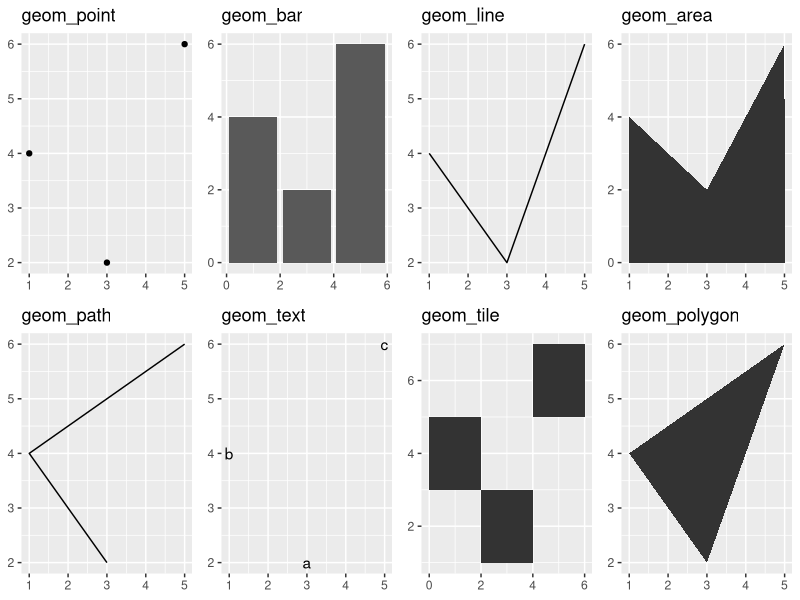
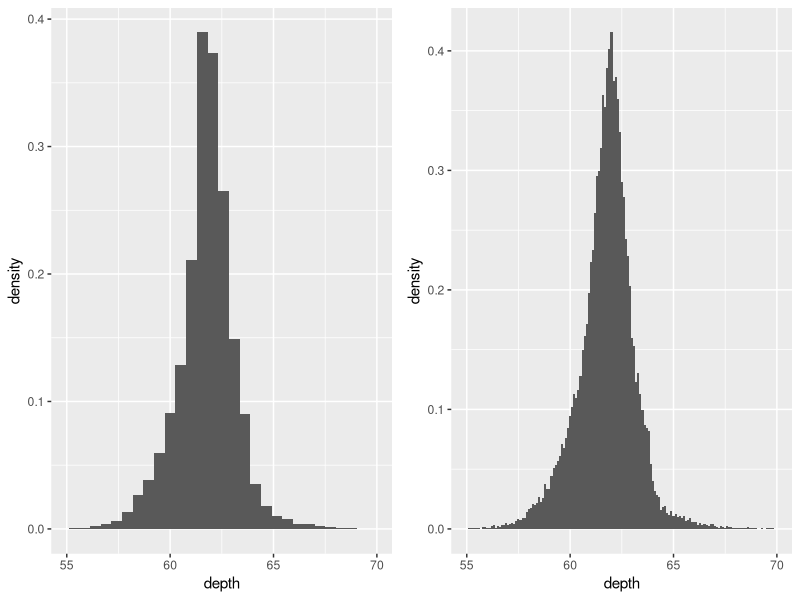
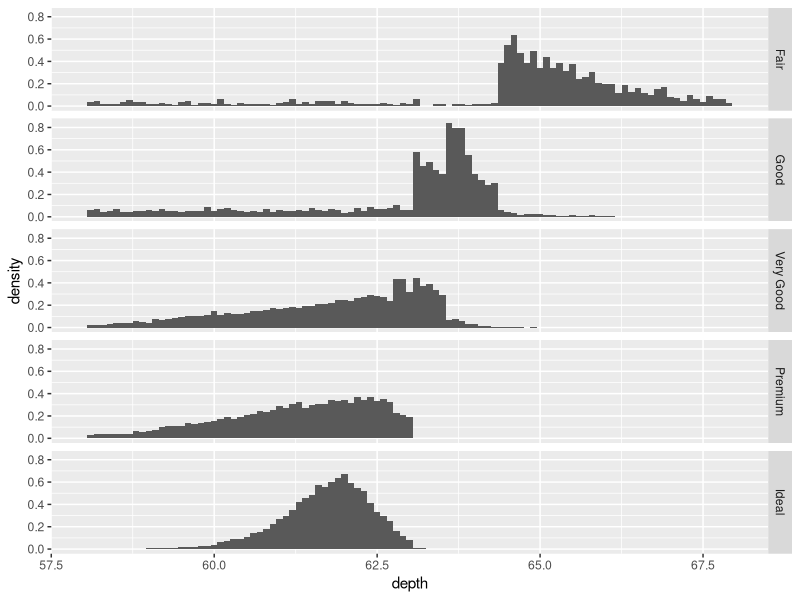
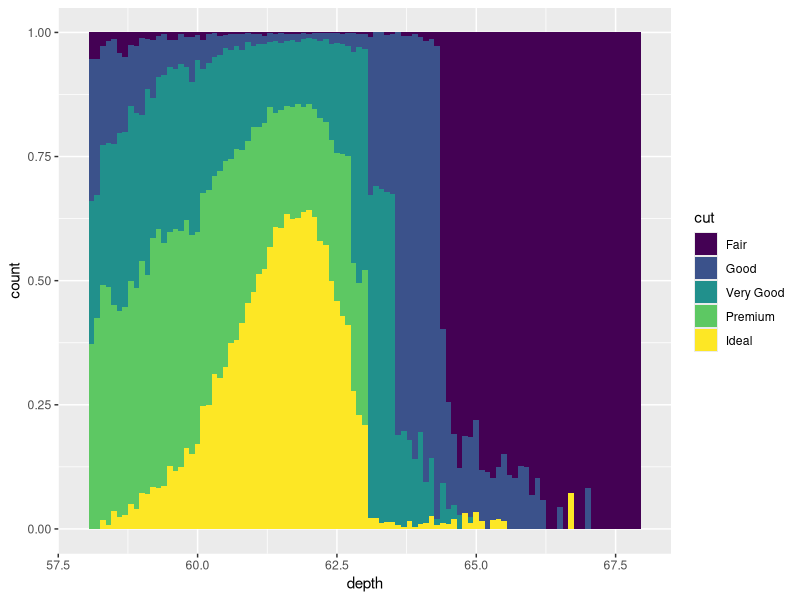
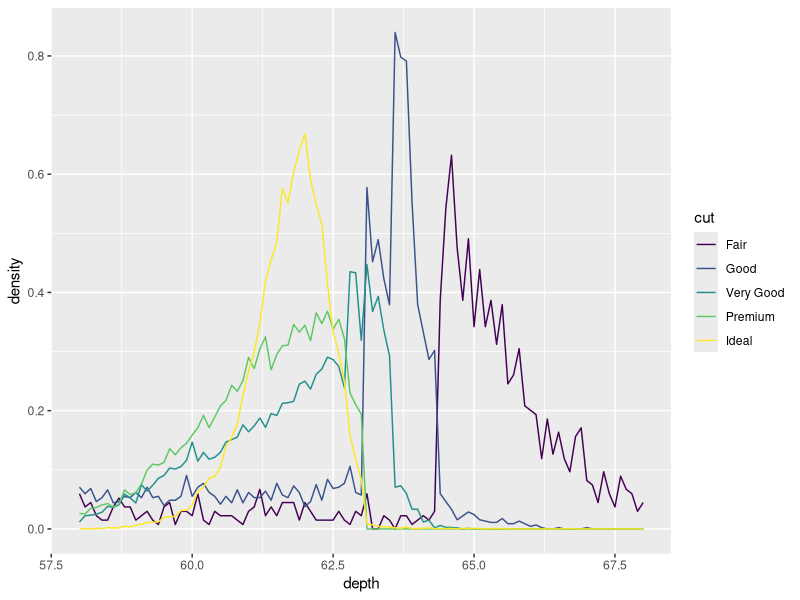
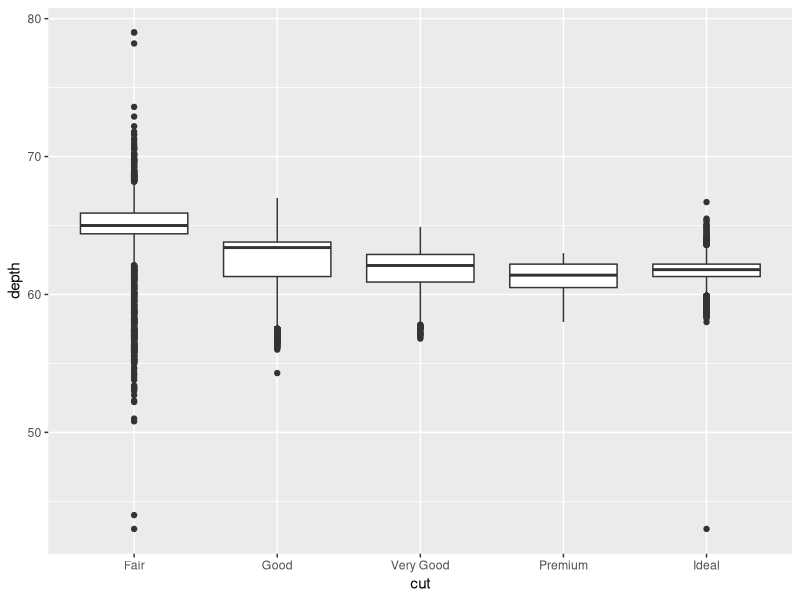
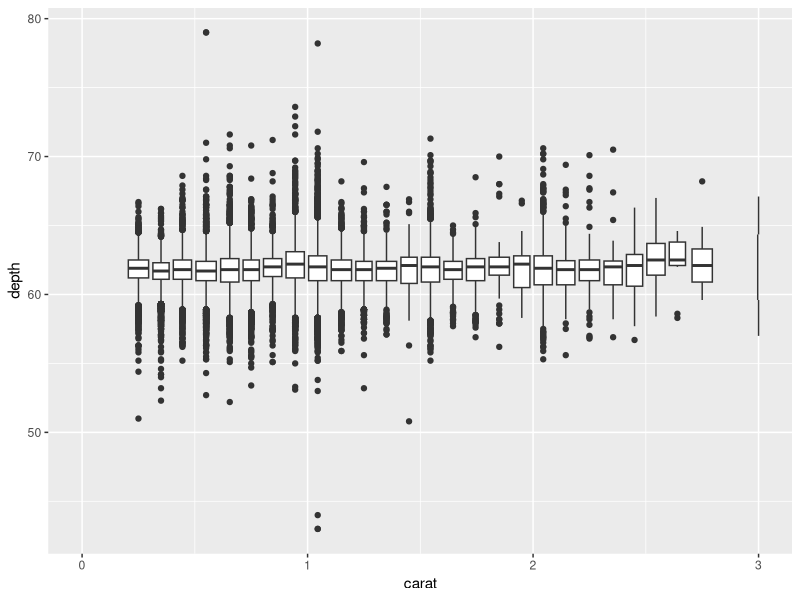

These charts were generated, in order, by the following R code:
## ---- chunk 1
library(ggplot2)
library(gridExtra)
df = data.frame(x=c(3, 1, 5), y=c(2, 4, 6),
                label=c("a", "b", "c"))
p = ggplot(df, aes(x, y, label=label)) + xlab(NULL) + ylab(NULL)
grid.arrange(p + geom_point() + labs(title="geom_point"),
             p + geom_bar(stat="identity") + labs(title="geom_bar"),
             p + geom_line() + labs(title="geom_line"),
             p + geom_area() + labs(title="geom_area"),
             p + geom_path() + labs(title="geom_path"),
             p + geom_text() + labs(title="geom_text"),
             p + geom_tile() + labs(title="geom_tile"),
             p + geom_polygon() + labs(title="geom_polygon"),
             ncol=4)
## ---- chunk 2
p = ggplot(diamonds, aes(depth)) + xlim(55, 70)
grid.arrange(p + geom_histogram(aes(y=..density..)),
             p + geom_histogram(aes(y=..density..), binwidth=0.1),
             ncol=2)
## ---- chunk 3
p = ggplot(diamonds, aes(depth)) + xlim(58, 68)
p + geom_histogram(aes(y=..density..), binwidth=0.1) + facet_grid(cut ~ .)
p + geom_histogram(aes(fill=cut), binwidth=0.1, position="fill")
p + geom_freqpoly(aes(y=..density.., colour=cut), binwidth=0.1)
## ---- chunk 4
# We need plyr for round_any() below. round_any() rounds the first argument 
# number to a multiple of the second argument; floor means that the first
# argument rounds down, rather than up (the default).
library(plyr)
qplot(cut, depth, data=diamonds, geom="boxplot")
qplot(carat, depth, data=diamonds, geom="boxplot", 
      group=round_any(carat, 0.1, floor), xlim=c(0, 3))
